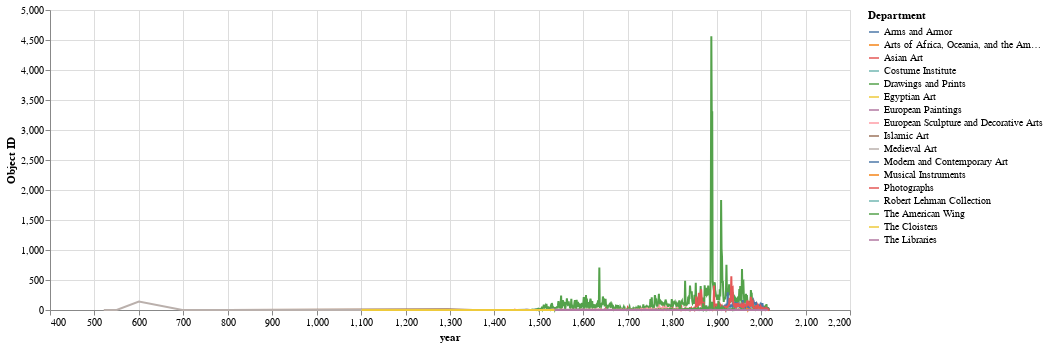

This figure's notebook cell:
### Code cell
alt.Chart(clean_year, width=800)\
  .mark_line()\
  .encode(x="year:Q", color="Department", y="Object ID")

### Figure 1 — Vega-Lite specification as saved in the notebook (floating-point values rounded to 4 significant figures; data arrays with more than 128 entries replaced by an {"elided": "..."} marker saying what was removed)
{"config": {"view": {"continuousWidth": 400, "continuousHeight": 300}}, "data": {"name": "data-31e28a954edb9dafa8131c5afd077b70"}, "mark": "line", "encoding": {"color": {"type": "nominal", "field": "Department"}, "x": {"type": "quantitative", "field": "year"}, "y": {"type": "quantitative", "field": "Object ID"}}, "width": 800, "$schema": "https://vega.github.io/schema/vega-lite/v4.8.1.json", "datasets": {"data-31e28a954edb9dafa8131c5afd077b70": {"elided": "3202 records"}}}
